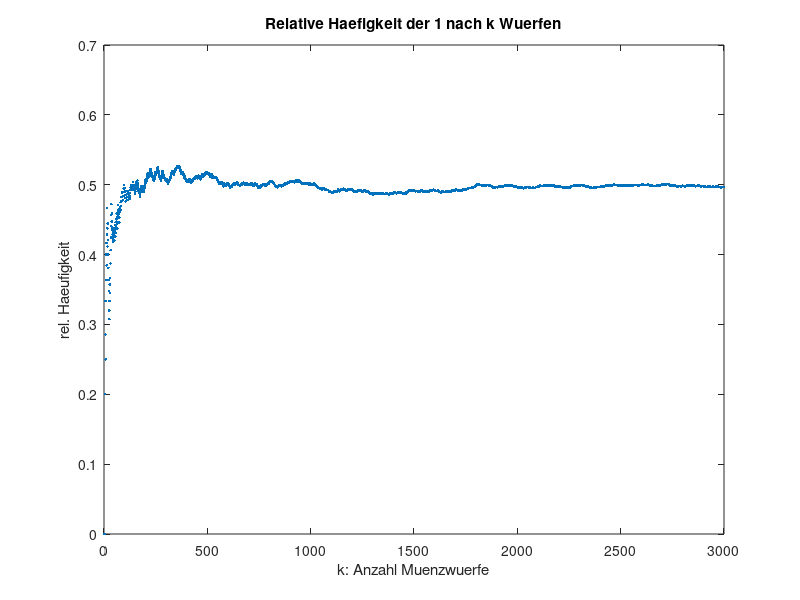

Recreate this plot in MATLAB.
%% Muenzwurf

% Laden der Daten
load mw;
Nm = length(mw)
mw(1:10)


%% Relative Haeufigkeit der 1 nach k Wuerfen:
N = Nm;
relHaeuf1 = size(N,1);    % Vektor mit rel. Hauefigkeit der 1
for k = 1:N
   relHaeuf1(k) = sum(mw(1:k))/k; 
end

plot(1:N, relHaeuf1, '.'); 
xlabel('k: Anzahl Muenzwuerfe'); 
ylabel('rel. Haeufigkeit'); 
title('Relative Haefigkeit der 1 nach k Wuerfen'); 
